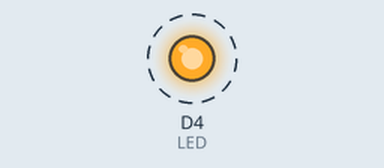
Simulated run of this sketch. Board: ESP8266 (NodeMCU). On the bench: output pins drawn as LEDs (lit = HIGH). Dashed ring = blinking. What the sketch prints to the serial monitor is not drawn.

Above: at 0.5 s.
Timing chart, 0 to 4.6 s (numbered marks = the images above):
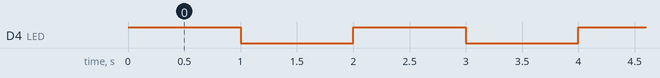

The sketch:

blink_esp.ino
```cpp
#define LED D4
#define TIMEOUT 1000

void setup() {
    pinMode(LED, OUTPUT);
    Serial.begin(115200);
}

void loop() {
    // LED active is low
    digitalWrite(LED, HIGH);
    Serial.println("OFF");
    delay(TIMEOUT);
    digitalWrite(LED, LOW);
    Serial.println("ON");
    delay(TIMEOUT);
}
```

Measured:
- by itself, D4 (LED): alternates HIGH for 1.0 s and LOW for 1.0 s
